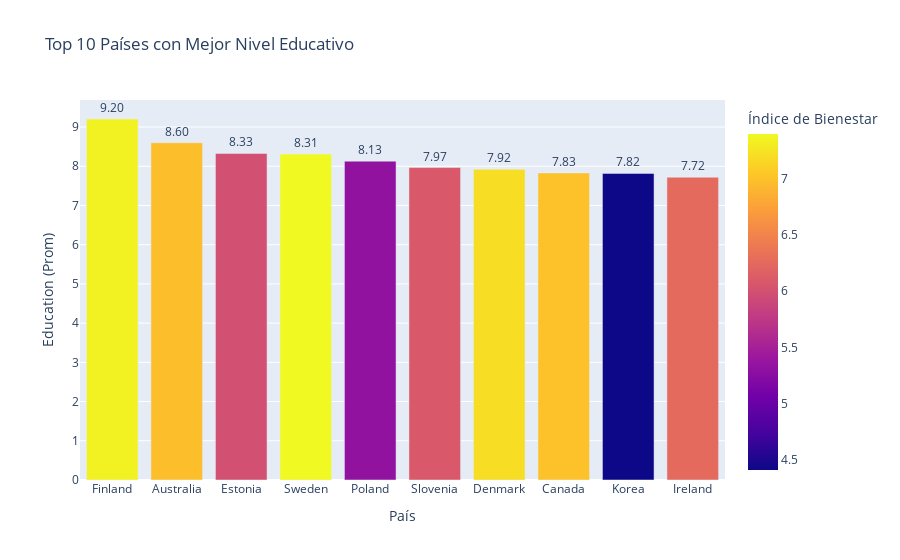

The cell this chart's notebook holds for it:
### Markdown cell above
## Grafica Alan

### Code cell
import plotly.express as px

# Obtener el top 10 en educación
top_edu = tabla_normalizada.sort_values(by="Education (Prom)", ascending=False).head(10)
top_edu = top_edu.reset_index()

fig = px.bar(
    top_edu,
    x="País",
    y="Education (Prom)",
    title="Top 10 Países con Mejor Nivel Educativo",
    text="Education (Prom)",
    color="Índice de Bienestar"
)

fig.update_traces(texttemplate='%{text:.2f}', textposition='outside')
fig.update_layout(uniformtext_minsize=8, uniformtext_mode='hide')
fig.show()

### Figure 1 — Plotly figure (JSON) as saved in the notebook; plotly's stock layout.template omitted (floating-point values rounded to 4 significant figures)
{"data": [{"hovertemplate": "País=%{x}<br>Education (Prom)=%{text}<br>Índice de Bienestar=%{marker.color}<extra></extra>", "legendgroup": "", "marker": {"color": [7.344, 6.98, 5.992, 7.395, 5.33, 6.087, 7.205, 7.0, 4.413, 6.26], "coloraxis": "coloraxis", "pattern": {"shape": ""}}, "name": "", "orientation": "v", "showlegend": false, "text": [9.205, 8.599, 8.326, 8.311, 8.13, 7.967, 7.922, 7.83, 7.818, 7.721], "textposition": "outside", "texttemplate": "%{text:.2f}", "type": "bar", "x": ["Finland", "Australia", "Estonia", "Sweden", "Poland", "Slovenia", "Denmark", "Canada", "Korea", "Ireland"], "xaxis": "x", "y": [9.205, 8.599, 8.326, 8.311, 8.13, 7.967, 7.922, 7.83, 7.818, 7.721], "yaxis": "y"}], "layout": {"barmode": "relative", "coloraxis": {"colorbar": {"title": {"text": "Índice de Bienestar"}}, "colorscale": [[0, "#0d0887"], [0.1111, "#46039f"], [0.2222, "#7201a8"], [0.3333, "#9c179e"], [0.4444, "#bd3786"], [0.5556, "#d8576b"], [0.6667, "#ed7953"], [0.7778, "#fb9f3a"], [0.8889, "#fdca26"], [1, "#f0f921"]]}, "legend": {"tracegroupgap": 0}, "title": {"text": "Top 10 Países con Mejor Nivel Educativo"}, "uniformtext": {"minsize": 8, "mode": "hide"}, "xaxis": {"anchor": "y", "domain": [0, 1], "title": {"text": "País"}}, "yaxis": {"anchor": "x", "domain": [0, 1], "title": {"text": "Education (Prom)"}}}}
